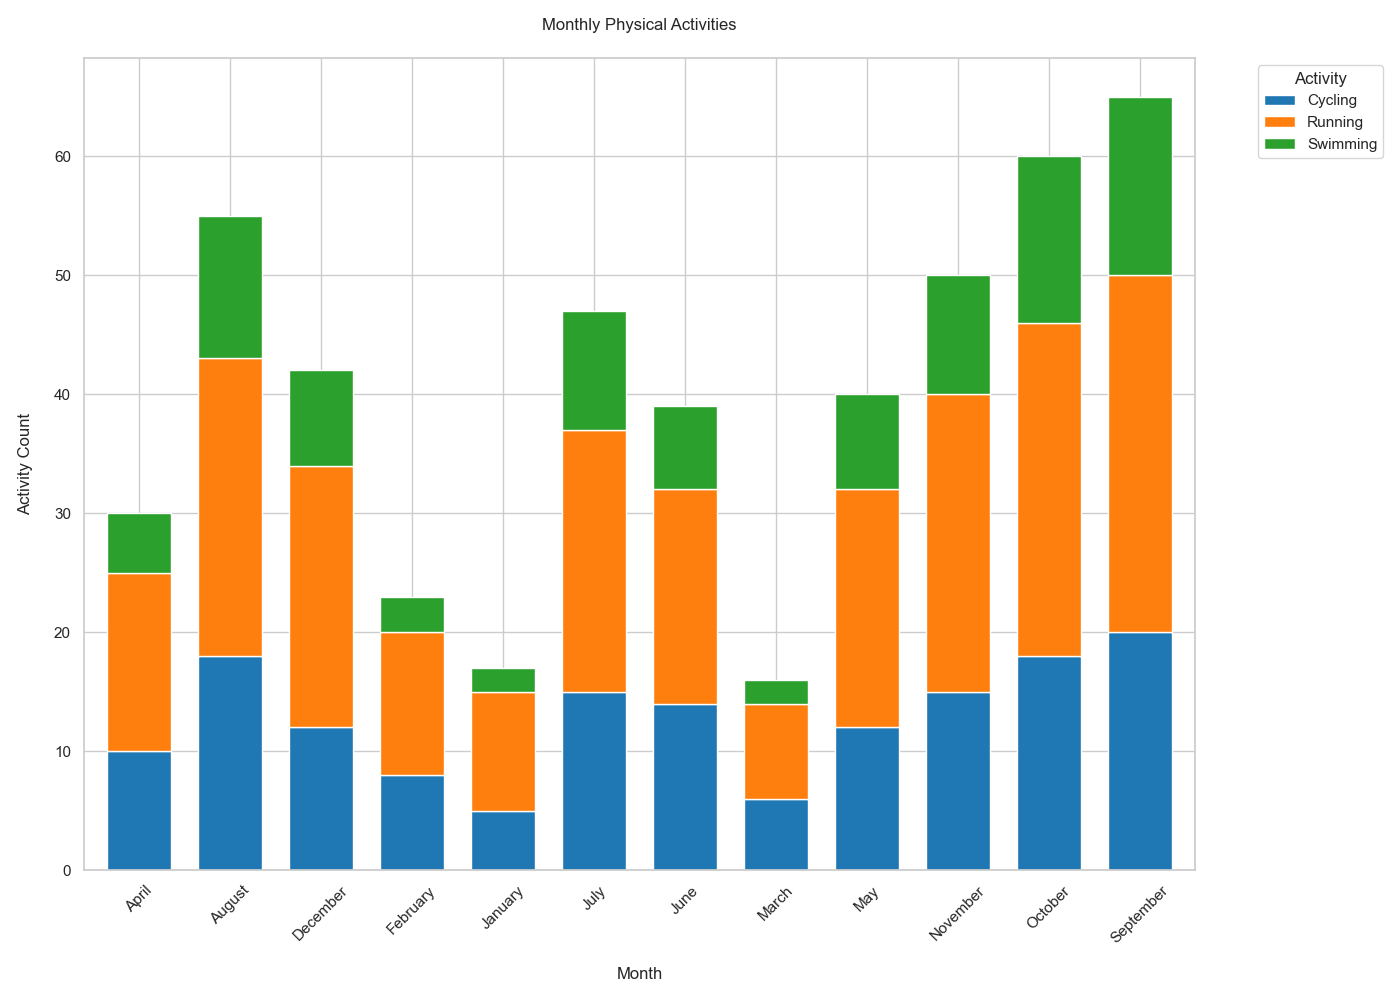

Python code for this plot:

import matplotlib.pyplot as plt
import pandas as pd
import seaborn as sns

data = [
    {'Month': 'January', 'Running': 10, 'Cycling': 5, 'Swimming': 2},
    {'Month': 'February', 'Running': 12, 'Cycling': 8, 'Swimming': 3},
    {'Month': 'March', 'Running': 8, 'Cycling': 6, 'Swimming': 2},
    {'Month': 'April', 'Running': 15, 'Cycling': 10, 'Swimming': 5},
    {'Month': 'May', 'Running': 20, 'Cycling': 12, 'Swimming': 8},
    {'Month': 'June', 'Running': 18, 'Cycling': 14, 'Swimming': 7},
    {'Month': 'July', 'Running': 22, 'Cycling': 15, 'Swimming': 10},
    {'Month': 'August', 'Running': 25, 'Cycling': 18, 'Swimming': 12},
    {'Month': 'September', 'Running': 30, 'Cycling': 20, 'Swimming': 15},
    {'Month': 'October', 'Running': 28, 'Cycling': 18, 'Swimming': 14},
    {'Month': 'November', 'Running': 25, 'Cycling': 15, 'Swimming': 10},
    {'Month': 'December', 'Running': 22, 'Cycling': 12, 'Swimming': 8}
]

df = pd.DataFrame(data)
df_long = df.melt(id_vars='Month', var_name='Activity', value_name='Count')

pivot_df = df_long.pivot(index='Month', columns='Activity', values='Count')

colors = ['#1f77b4', '#ff7f0e', '#2ca02c']
pivot_df.plot(kind='bar', stacked=True, color=colors, figsize=(14, 10), width=0.7)

plt.title('Monthly Physical Activities', pad=20)
plt.xlabel('Month', labelpad=15)
plt.ylabel('Activity Count', labelpad=15)
plt.legend(title='Activity', bbox_to_anchor=(1.05, 1), loc='upper left')
plt.xticks(rotation=45)
plt.tight_layout()

plt.show()
